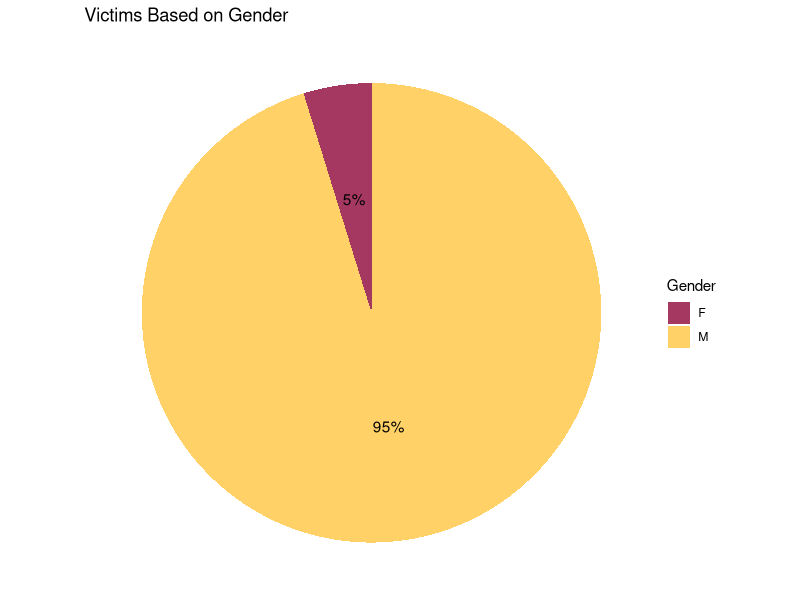
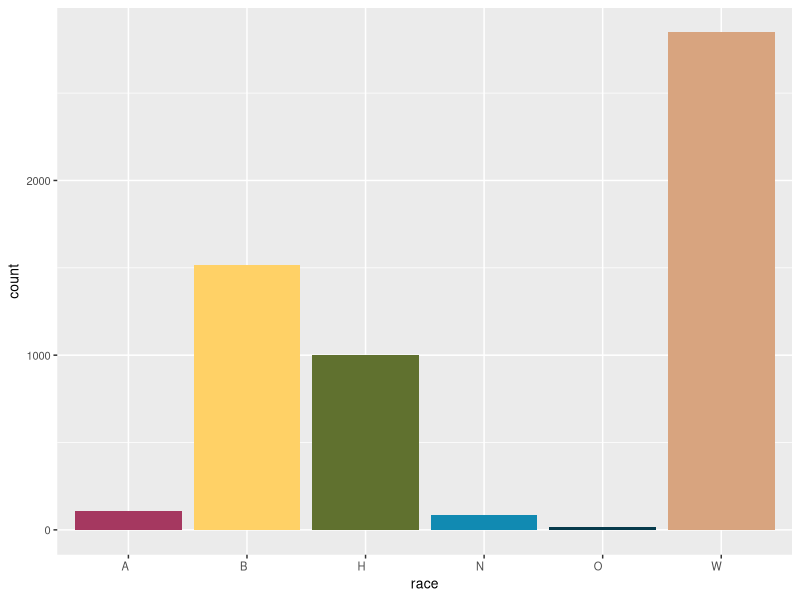
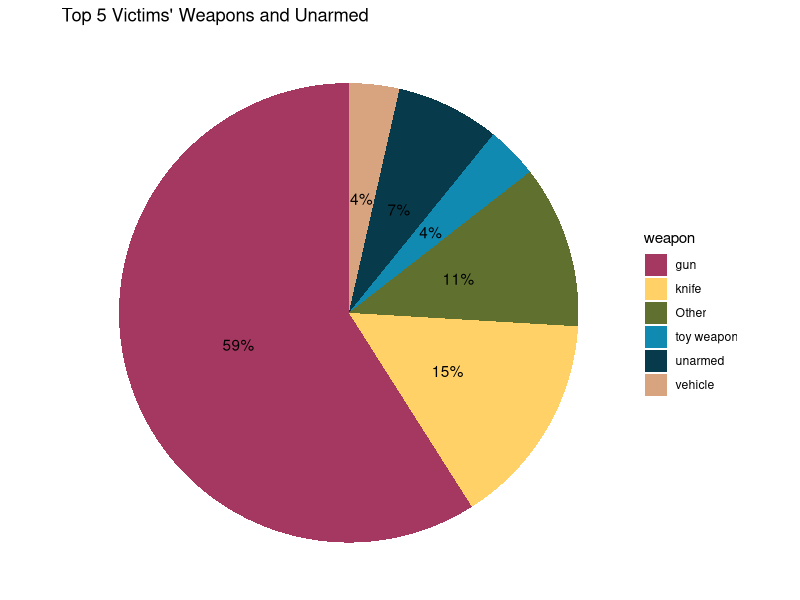
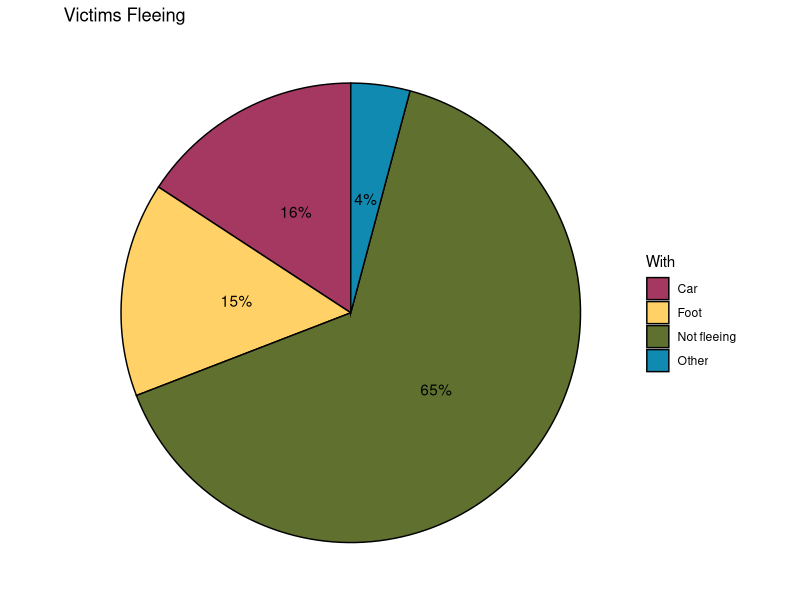
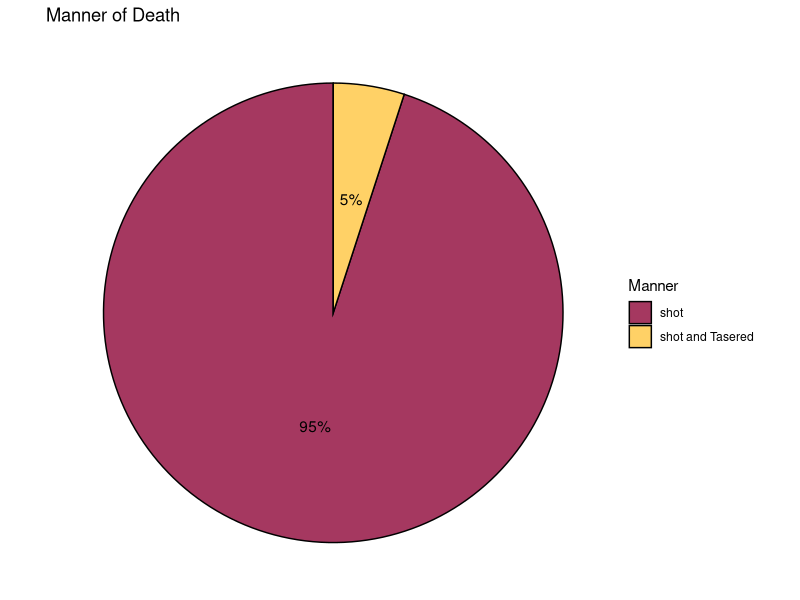
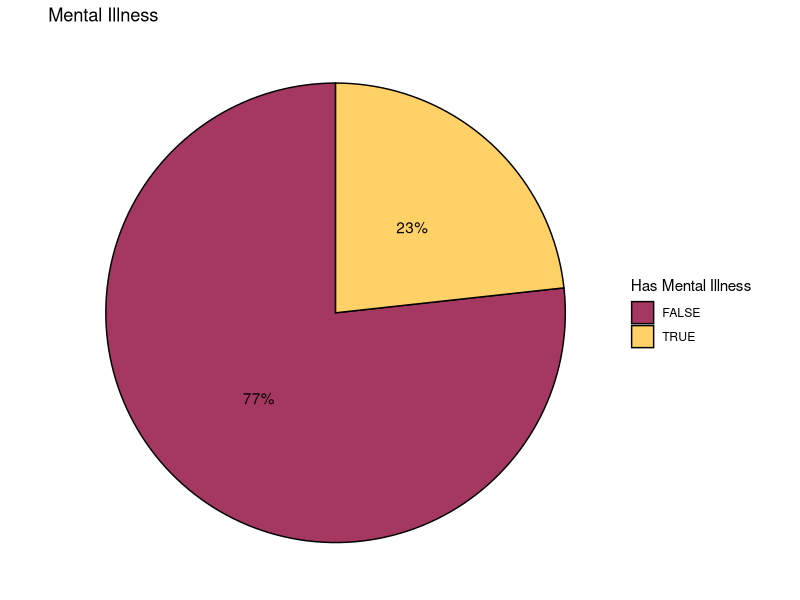
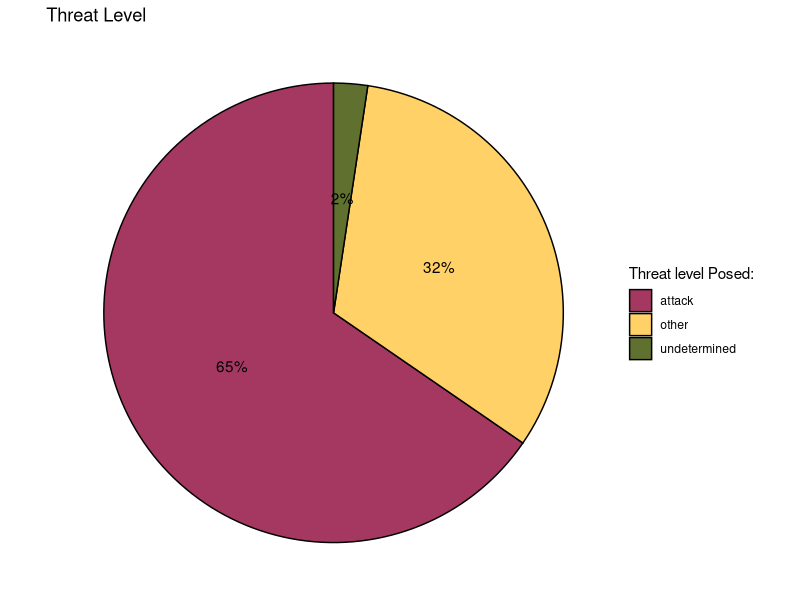
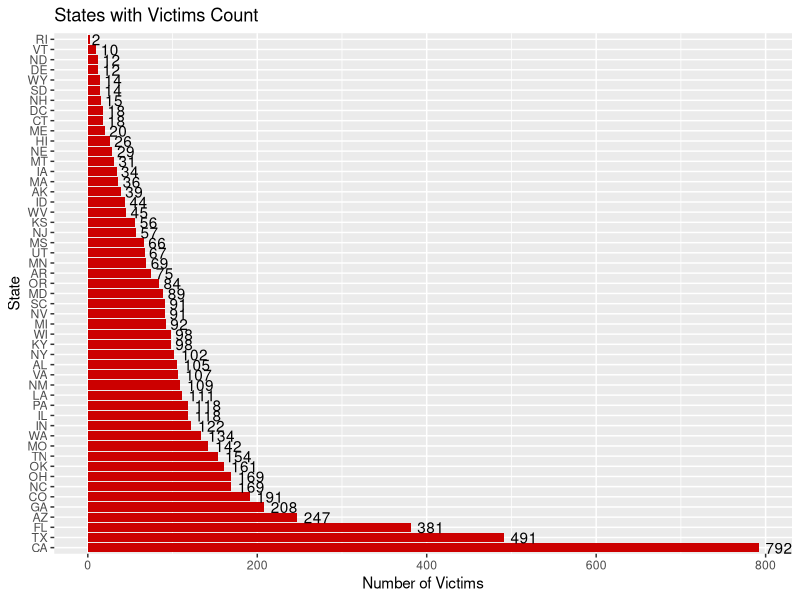

These figures' R source, in order: (Note: this script raises an error after producing the figures.)
## ---- chunk 1
library(ggplot2)
library(dplyr)
## ---- chunk 2
#setwd("C:/Semester 1/US_Police_Shootings/")
dataset = read.csv("USPolice.csv")
View(dataset)
## ---- chunk 3

#View(dataset)
## ---- chunk 4
#dataset <- subset(dataset, select = -c(name)

dataset <- transform(dataset, date  = as.Date(date))

my_colors = c("#a53860", "#FFD166", "#60712f", "#118AB2", "#073B4C", "#d8a47f")

print(summary(dataset))
## ---- chunk 5
race_data <- data.frame(
  race = c("Asian","Black","Hispanic","Native American","Others","White" ),
  Abbreviation = c("A","B","H","N","O","W")
)

print(race_data)

## ---- chunk 6
# Calculate the percentage of each gender
percentage_data <- dataset %>%
  group_by(gender) %>%
  summarise(count = n(), percentage = (n() / nrow(dataset)) * 100)

# Create the pie chart
p1 <- ggplot(percentage_data, aes(x = "", y = percentage, fill = gender)) +
  geom_bar(stat = "identity", width = 1) +
  coord_polar(theta = "y") +
  labs(
    title = "Victims Based on Gender",
    fill = "Gender"
  ) +
  scale_fill_manual(values = my_colors) +
  geom_text(aes(label = paste0(round(percentage), "%")), position = position_stack(vjust = 0.5)) +
  theme_void()



p2 <- dataset %>%
  ggplot(aes(race))+
  geom_bar( fill=my_colors)+
  theme(axis.text.x=element_text(angle=0, hjust=1))+
  theme(text=element_text(size=10))
  ggtitle("Race Distribution")
  

p1
p2

## ---- chunk 7
# Calculate the counts for each armed weapon
armed_counts <- table(dataset$armed)

# Sort and select the top 5 armed weapons
top_weapons <- head(sort(armed_counts, decreasing = TRUE), 5)

# Combine the rest as "other"
other_count <- sum(armed_counts[!(names(armed_counts) %in% names(top_weapons))])

# Create a data frame for the pie chart
pie_data <- data.frame(
  weapon = c(names(top_weapons), "Other"),
  count = c(top_weapons, other_count)
)

# Calculate percentages
pie_data$percentage <- pie_data$count / sum(pie_data$count) * 100

# Create the pie chart


p0<-ggplot(pie_data, aes(x = "", y = percentage, fill = weapon)) +
  geom_bar(stat = "identity", width = 1) +
  coord_polar(theta = "y") +
  geom_text(aes(label = paste0(round(percentage), "%")), position = position_stack(vjust = 0.5)) +
  theme_void() +
  scale_fill_manual(values = my_colors) +
  ggtitle("Top 5 Victims' Weapons and Unarmed")



# Calculate the percentage variable first
percentage_data <- dataset %>%
  group_by(flee) %>%
  summarize(count = n()) %>%
  mutate(percentage = count / sum(count) * 100)

# Create the ggplot
p1 <- ggplot(percentage_data, aes(x = "", y = percentage, fill = flee)) +
  geom_col(color = "black") +
  coord_polar(theta = "y", start = 0) +
  geom_text(aes(label = paste0(round(percentage), "%")),
            position = position_stack(vjust = 0.5)) +
  theme_void() +
  ggtitle("Victims Fleeing") +
  scale_fill_manual(values = my_colors) +
  labs(title = "Victims Fleeing", fill = "With")

    
  
# Calculate the percentage variable first
percentage_data <- dataset %>%
  group_by(manner_of_death) %>%
  summarize(count = n()) %>%
  mutate(percentage = count / sum(count) * 100)

# Create the ggplot
p2 <- ggplot(percentage_data, aes(x = "", y = percentage, fill = manner_of_death)) +
  geom_col(color = "black") +
  coord_polar(theta = "y", start = 0) +
  geom_text(aes(label = paste0(round(percentage), "%")),
            position = position_stack(vjust = 0.5)) +
  theme_void() +
  ggtitle("Manner of Death") +
  scale_fill_manual(values = my_colors) +
  labs(title = "Manner of Death", fill = "Manner")





# Calculate the percentage variable first
percentage_data <- dataset %>%
  group_by(signs_of_mental_illness) %>%
  summarize(count = n()) %>%
  mutate(percentage = count / sum(count) * 100)

# Create the ggplot
p3 <- ggplot(percentage_data, aes(x = "", y = percentage, fill = signs_of_mental_illness)) +
  geom_col(color = "black") +
  coord_polar(theta = "y", start = 0) +
  geom_text(aes(label = paste0(round(percentage), "%")),
            position = position_stack(vjust = 0.5)) +
  theme_void() +
  ggtitle("Mental Illness") +
  scale_fill_manual(values = my_colors) +
  labs(title = "Mental Illness", fill = "Has Mental Illness")




# Calculate the percentage variable first
percentage_data <- dataset %>%
  group_by(threat_level) %>%
  summarize(count = n()) %>%
  mutate(percentage = count / sum(count) * 100)

# Create the ggplot
p4 <- ggplot(percentage_data, aes(x = "", y = percentage, fill = threat_level)) +
  geom_col(color = "black") +
  coord_polar(theta = "y", start = 0) +
  geom_text(aes(label = paste0(round(percentage), "%")),
            position = position_stack(vjust = 0.5)) +
  theme_void() +
  ggtitle("Threat Level") +
  scale_fill_manual(values = my_colors) +
  labs(title = "Threat Level", fill = "Threat level Posed:")


p0
p1
p2
p3
p4
## ---- chunk 8
# Create a data frame with state names and abbreviations
state_data <- data.frame(
  State = c(
    "Alabama", "Alaska", "Arizona", "Arkansas", "American Samoa",
    "California", "Colorado", "Connecticut", "Delaware", "District of Columbia",
    "Florida", "Georgia", "Guam", "Hawaii", "Idaho", "Illinois", "Indiana",
    "Iowa", "Kansas", "Kentucky", "Louisiana", "Maine", "Maryland", "Massachusetts",
    "Michigan", "Minnesota", "Mississippi", "Missouri", "Montana", "Nebraska",
    "Nevada", "New Hampshire", "New Jersey", "New Mexico", "New York", "North Carolina",
    "North Dakota", "Northern Mariana Islands", "Ohio", "Oklahoma", "Oregon",
    "Pennsylvania", "Puerto Rico", "Rhode Island", "South Carolina", "South Dakota",
    "Tennessee", "Texas", "Trust Territories", "Utah", "Vermont", "Virgin Islands",
    "Virginia", "Washington", "West Virginia", "Wisconsin", "Wyoming"
  ),
  Abbreviation = c(
    "AL", "AK", "AZ", "AR", "AS",
    "CA", "CO", "CT", "DE", "DC",
    "FL", "GA", "GU", "HI", "ID", "IL", "IN",
    "IA", "KS", "KY", "LA", "ME", "MD", "MA",
    "MI", "MN", "MS", "MO", "MT", "NE", "NV",
    "NH", "NJ", "NM", "NY", "NC", "ND", "MP",
    "OH", "OK", "OR", "PA", "PR", "RI", "SC", "SD",
    "TN", "TX", "TT", "UT", "VT", "VI", "VA", "WA", "WV", "WI", "WY"
  )
)

# Print the data frame
print(state_data)
## ---- chunk 9
# Calculate the count of victims for each state
state_counts <- table(dataset$state)

# Convert the counts to a data frame
state_data <- data.frame(state = names(state_counts), count = as.numeric(state_counts))

# Sort the data frame by count in descending order
state_data <- state_data[order(state_data$count, decreasing = TRUE), ]

# Create a horizontal bar chart
ggplot(state_data, aes(x = count, y = reorder(state, -count))) +
  geom_bar(stat = "identity", fill = "#CC0000") +
  geom_text(aes(label = count), hjust = -0.25) +
  labs(
    title = "States with Victims Count",
    x = "Number of Victims",
    y = "State"
  )

## ---- chunk 10

library(stringr)
usa <- map_data("state")

usa_states <- usa %>%
  mutate(state = state.abb[match(str_to_title(usa$region), state.name)])

shoot_states <- dataset %>%
  group_by(state) %>%
  summarise(count = n())

usa_states_shoot_map <- merge(usa_states, shoot_states, by.x = "state", by.y = "state", sort = FALSE)
usa_states_shoot_map <- usa_states_shoot_map[order(usa_states_shoot_map$order),]

# Calculate the center of each state
state_centers <- usa_states_shoot_map %>%
  group_by(state) %>%
  summarize(center_long = mean(long), center_lat = mean(lat))

# Create the map with border lines and color
ggplot() +
  geom_polygon(data = usa_states_shoot_map, aes(x = long, y = lat, group = group, fill = count), color = 'black') +
  geom_path(data = usa_states_shoot_map, aes(x = long, y = lat, group = group), color = 'black') +
  geom_text(data = state_centers, aes(x = center_long, y = center_lat, label = state), hjust = 0.5, vjust = 0.5) +
  coord_map("polyconic") +
  scale_fill_continuous(low = "lightblue", high = "red") +
  theme_minimal() +
  theme(axis.title = element_blank(),
        axis.text = element_blank(),
        axis.ticks = element_blank()) +
  ggtitle('United States Shootings Heat Map')

## ---- chunk 11
dataset$year <- as.integer(format(as.Date(dataset$date), "%Y"))
dataset %>%
  filter(year < 2021) %>%
  group_by(race, year) %>%
  mutate(race_killed = n()) %>%
  ggplot(aes(x = factor(year), y = race_killed, fill = race)) +
  labs(
    title = "Number of different victims of each race and each year:",
    x = "Year",
    y = "Count of Victims",
    fill = "Race:"
  ) +
  geom_col(position = 'dodge') +
  scale_fill_manual(values = my_colors) +
  scale_x_discrete(labels = c("2015", "2016", "2017", "2018", "2019", "2020"))  # Set custom x-axis labels

## ---- chunk 12
race_pop_data <- read.csv("Race_Pop.csv")
race_pop_data
## ---- chunk 13

race_pop_data <- read.csv("Race_Pop.csv")
# Extract the year from the date column
dataset$year <- as.integer(format(as.Date(dataset$date), "%Y"))

# Group and count victims by year and race, and set `.groups` to 'drop'
victim_counts <- dataset %>%
  group_by(year, race) %>%
  summarize(count = n(), .groups = 'drop')

# Merge the victim counts with population data
merged_data <- inner_join(victim_counts, race_pop_data, by = c("year", "race"))

# Calculate the proportion of victims relative to the population
merged_data <- merged_data %>%
  mutate(proportion = count / population) 

# Create the bar chart with explicit x-axis breaks
ggplot(merged_data, aes(x = year, y = proportion, fill = race)) +
  geom_col(position = 'dodge') +
  labs(
    title = "Proportion of Victims by Race and Year (Relative to Population)",
    x = "Year",
    y = "Proportion of Victims",
    fill = "Race"
  ) +
  scale_fill_manual(values = my_colors,) +
  scale_x_continuous(breaks = unique(merged_data$year))

## ---- chunk 14
dataset %>%
  ggplot(aes(race, age)) +
  geom_boxplot(aes(fill = race)) +
  scale_fill_manual(values = my_colors) +
  labs(
    title = "Box Plot of Victims of Different Races by Age",
    x = "Race of Victim",
    y = "Age of Victim",
    fill = "Race:"
  )

# Calculate summary statistics by race
summary_stats <- dataset %>%
  group_by(race) %>%
  summarize(
    Q1 = quantile(age, 0.25),
    Q2 = median(age),
    Q3 = quantile(age, 0.75),
    IQR = IQR(age),
    Max = max(age),
    Min = min(age)
  )

# Print the summary statistics
print(summary_stats)

ggplot(dataset, aes(y = age, fill = "Ages")) +
  geom_boxplot() +
  labs(
    title = "Box Plot of Victim Age",
    y = "Age of Victim"
  ) +
  theme_minimal() +
  scale_fill_manual(values = "orange")

# Calculate summary statistics
summary_stats <- dataset %>%
  summarize(
    Q1 = quantile(age, 0.25),
    Q2 = median(age),
    Q3 = quantile(age, 0.75),
    IQR = IQR(age),
    Max = max(age),
    Min = min(age)
  )
print(summary_stats)

## ---- chunk 15
# Identify the top 5 weapons in the dataset
top_weapons <- dataset %>%
  group_by(armed) %>%
  summarize(count = n()) %>%
  arrange(desc(count)) %>%
  top_n(5) %>%
  pull(armed)

# Filter the dataset to include only the top weapons
filtered_dataset <- dataset %>%
  filter(armed %in% top_weapons)

# Create the box plot
boxplot_plot <- filtered_dataset %>%
  ggplot(aes(x = armed, y = age, fill = armed)) +
  geom_boxplot() +
  labs(
    title = "Box Plot of Age of Victims Carrying Top 4 Weapons and Unarmed",
    x = "Type of Armed Weapon",
    y = "Age of Victim",
    fill = "Type of Weapon"
  ) +
  scale_fill_manual(values = my_colors)

# Calculate and display summary statistics
summary_stats <- filtered_dataset %>%
  group_by(armed) %>%
  summarize(
    Q1 = quantile(age, 0.25),
    Q2 = median(age),
    Q3 = quantile(age, 0.75),
    IQR = IQR(age),
    max_outlier = Q3 + 1.5 * IQR,
    min_outlier = Q1 - 1.5 * IQR
  )

# Display summary statistics

boxplot_plot
summary_stats
## ---- chunk 16
# Convert the 'date' column to a date format if it's not already
dataset$date <- as.Date(dataset$date)

# Extract year and month from the 'date' column
dataset$year <- format(dataset$date, "%Y")
dataset$month <- format(dataset$date, "%m")

# Filter the dataset for years 2015 to 2020
filtered_data <- dataset %>%
  filter(year >= "2015" & year <= "2020")

# Calculate cumulative victims
cumulative_data <- filtered_data %>%
  group_by(year, month) %>%
  summarize(cumulative_victims = n()) %>%
  arrange(year, month) %>%
  group_by(year) %>%
  mutate(cumulative_victims = cumsum(cumulative_victims))

# Create the cumulative line plot
ggplot(cumulative_data, aes(x = month, y = cumulative_victims, color = year, group = year)) +
  geom_line() +
  labs(
    title = "Cumulative Victims Over Months (by Year)",
    x = "Month",
    y = "Number of Victims"
  ) +
  scale_x_discrete(breaks = unique(cumulative_data$month), labels = month.name) +
  scale_color_discrete() +
  theme_minimal()

## ---- chunk 17
# Filter the dataset for years 2015 to 2020
filtered_data <- dataset %>%
  filter(year >= 2015, year <= 2020)

# Calculate the number of victims for each year
victim_counts <- filtered_data %>%
  group_by(year) %>%
  summarize(total_victims = n())

victim_counts

## ---- chunk 18
# Filter the dataset to include records up to 2020
filtered_dataset <- subset(dataset, year <= 2020)

# Extract the year from the date column
filtered_dataset$year <- as.integer(format(as.Date(filtered_dataset$date), "%Y"))

# Create a summary table of total victims by year and signs_of_mental_illness status
summary_data <- filtered_dataset %>%
  group_by(year, signs_of_mental_illness) %>%
  summarize(total_victims = n(), .groups = "drop")

# Create a bar graph
ggplot(summary_data, aes(x = factor(year), y = total_victims, fill = factor(signs_of_mental_illness))) +
  geom_bar(stat = "identity", position = "dodge") +
  labs(
    title = "Total Victims by Year vs Signs of Mental Illness Status",
    x = "Year",
    y = "Number of Victims",
    fill = "Signs of Mental Illness"
  )
summary_data

## ---- chunk 19

# Filter the dataset to include records up to 2020
filtered_dataset <- subset(dataset, year <= 2020)

# Extract the year from the date column
filtered_dataset$year <- as.integer(format(as.Date(filtered_dataset$date), "%Y"))

# Create a summary table of total victims by year and body_camera status
summary_data <- filtered_dataset %>%
  group_by(year, body_camera) %>%
  summarize(total_victims = n(), .groups = "drop")

# Create a bar graph
ggplot(summary_data, aes(x = factor(year), y = total_victims, fill = factor(body_camera))) +
  geom_bar(stat = "identity", position = "dodge") +
  labs(
    title = "Total Victims by Year vs Police Body Camera Status",
    x = "Year",
    y = "Number of Victims",
    fill = "Body Camera Status"
  )
summary_data
